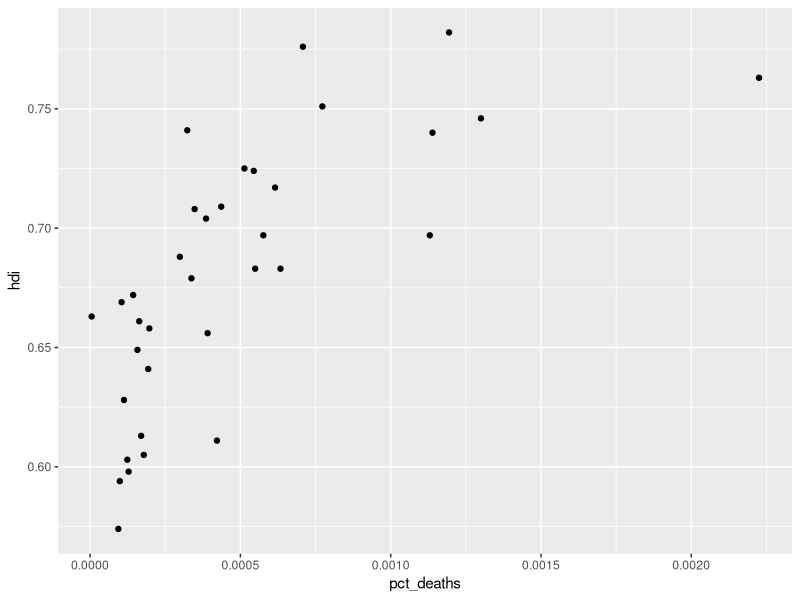

The R source for this figure:
library(tidyverse)

data <- read_csv("derived_data/joined_and_cleaned.csv") %>%
  mutate(pct_deaths=deaths/population);

the_plot <- ggplot(data, aes(pct_deaths, hdi)) + geom_point();

if(!dir.exists('figures')) dir.create('figures');

ggsave("figures/hdi-vs-death-pct.png",plot=the_plot)